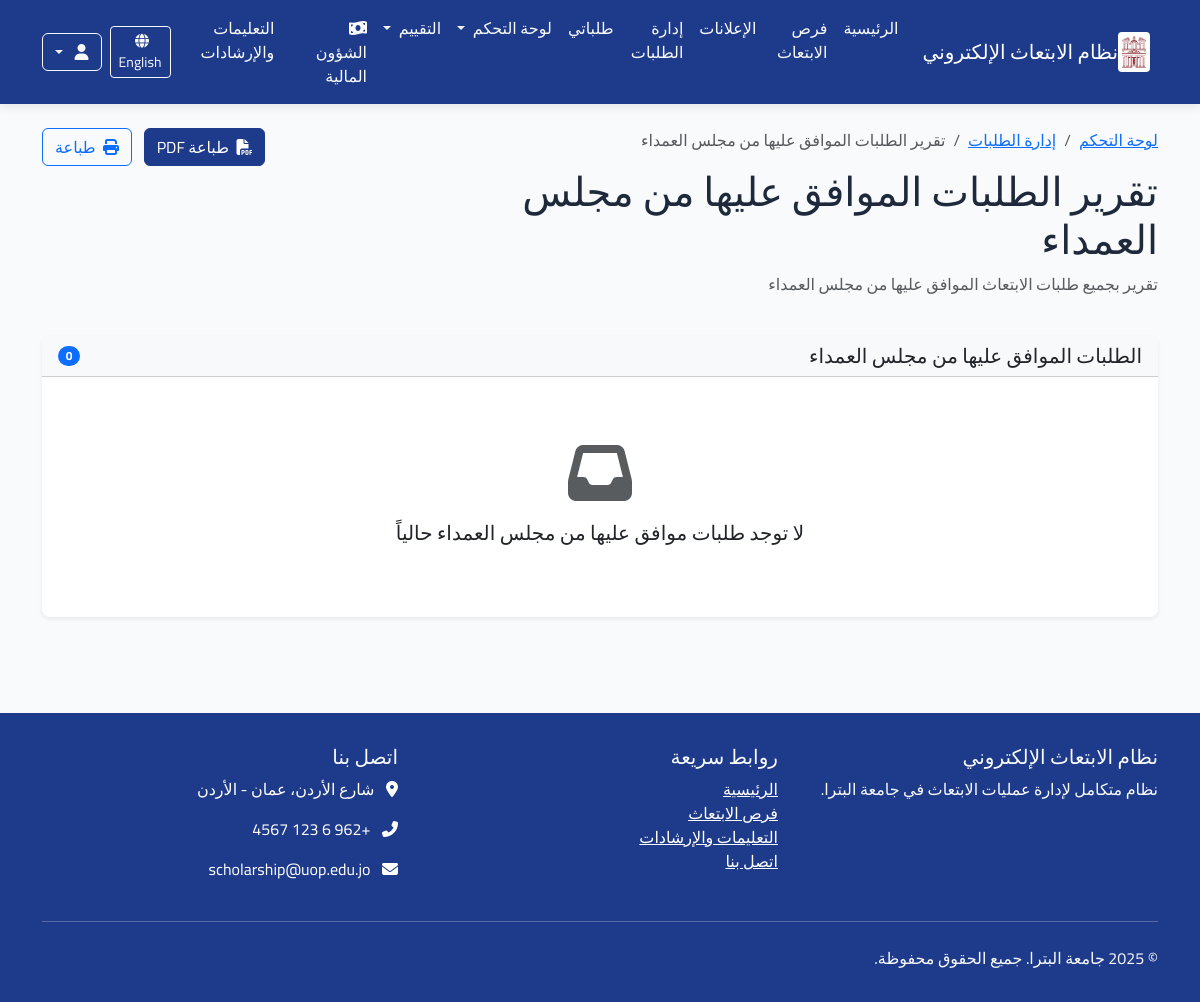
/ar/reports/deans-council/ (signed in), run on an earlier commit of the app's database.
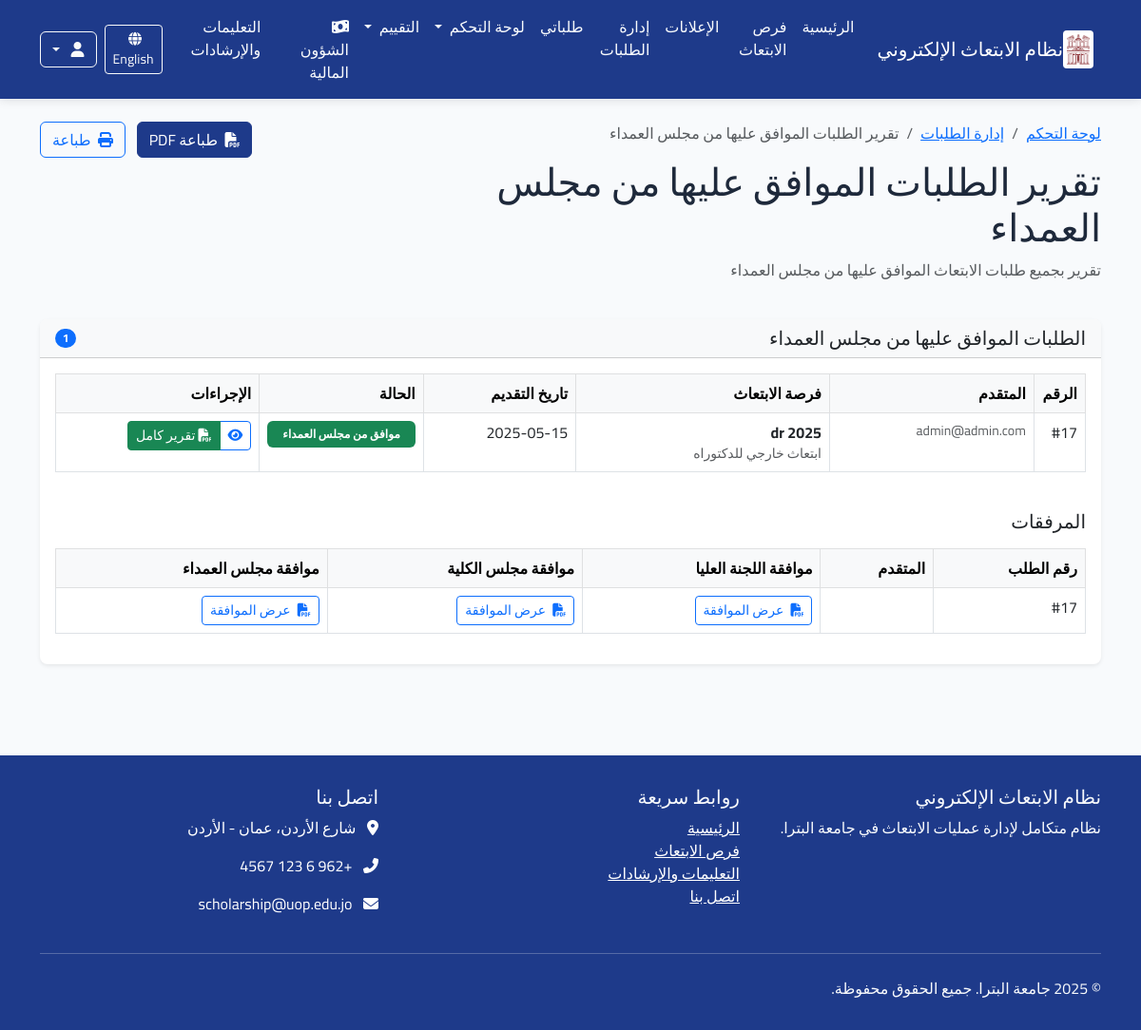
And on a later commit of the database.
### applications/models.py (models this page shows, shortened)
class Application(models.Model):
    scholarship = models.ForeignKey(Scholarship, verbose_name=_("فرصة الابتعاث"), on_delete=models.CASCADE,
                                    related_name="applications")
    applicant = models.ForeignKey(User, verbose_name=_("المتقدم"), on_delete=models.CASCADE,
                                  related_name="applications")
    status = models.ForeignKey(ApplicationStatus, verbose_name=_("حالة الطلب"), on_delete=models.PROTECT,
                               related_name="applications")
    application_date = models.DateTimeField(_("تاريخ التقديم"), auto_now_add=True)
    last_update = models.DateTimeField(_("آخر تحديث"), auto_now=True)
    motivation_letter = models.TextField(_("خطاب الدوافع"),
                                         help_text=_("اشرح لماذا تريد التقدم لهذه الفرصة وما هي أهدافك"))
    research_proposal = models.TextField(_("مقترح البحث"), blank=True, null=True,
                                         help_text=_("إذا كان الابتعاث لدراسة الدكتوراه، أرفق مقترح البحث الخاص بك"))
    comments = models.TextField(_("ملاحظات إضافية"), blank=True, null=True,
                                help_text=_("أي معلومات إضافية تود إضافتها لطلبك"))
    acceptance_letter = models.BooleanField(_("هل لديك قبول مبدئي؟"), default=False)
    acceptance_university = models.CharField(_("اسم الجامعة التي لديك قبول فيها"), max_length=200, blank=True,
                                             null=True)
    admin_notes = models.TextField(_("ملاحظات إدارية"), blank=True, null=True)
    class Meta:
        verbose_name = _("طلب ابتعاث")
        verbose_name_plural = _("طلبات الابتعاث")
        ordering = ['-application_date']
        unique_together = ['scholarship', 'applicant']

class ApplicationStatus(models.Model):
    name = models.CharField(_("اسم الحالة"), max_length=100)
    description = models.TextField(_("الوصف"), blank=True, null=True)
    order = models.PositiveSmallIntegerField(_("الترتيب"), default=0)
    requires_attachment = models.BooleanField(_("تتطلب مرفقات"), default=False)
    class Meta:
        verbose_name = _("حالة الطلب")
        verbose_name_plural = _("حالات الطلبات")
        ordering = ['order']

### announcements/models.py (models this page shows, shortened)
class Scholarship(models.Model):
    STATUS_CHOICES = (
        ('draft', _('مسودة')),
        ('published', _('منشور')),
        ('closed', _('مغلق')),
    )
    title = models.CharField(_("العنوان"), max_length=200)
    scholarship_type = models.ForeignKey(ScholarshipType, verbose_name=_("نوع الابتعاث"), on_delete=models.CASCADE,
                                         related_name="scholarships")
    description = models.TextField(_("الوصف"))
    requirements = models.TextField(_("المتطلبات"))
    benefits = models.TextField(_("المميزات"), blank=True, null=True)
    countries = models.CharField(_("الدول المتاحة"), max_length=255, blank=True, null=True)
    universities = models.TextField(_("الجامعات المتاحة"), blank=True, null=True)
    deadline = models.DateTimeField(_("الموعد النهائي للتقديم"))
    publication_date = models.DateTimeField(_("تاريخ النشر"), default=timezone.now)
    status = models.CharField(_("الحالة"), max_length=20, choices=STATUS_CHOICES, default='draft')
    max_applicants = models.PositiveIntegerField(_("الحد الأقصى للمتقدمين"), default=0, help_text=_("0 يعني غير محدود"))
    eligibility_criteria = models.TextField(_("معايير الأهلية"), blank=True, null=True)
    application_process = models.TextField(_("عملية التقديم"), blank=True, null=True)
    contact_info = models.TextField(_("معلومات الاتصال"), blank=True, null=True)
    attachment = models.FileField(_("مرفق"), upload_to='scholarship_attachments/', blank=True, null=True)
    created_by = models.ForeignKey(User, verbose_name=_("تم إنشاؤه بواسطة"), on_delete=models.CASCADE,
                                   related_name="created_scholarships")
    updated_at = models.DateTimeField(_("تم التحديث في"), auto_now=True)
    class Meta:
        verbose_name = _("فرصة ابتعاث")
        verbose_name_plural = _("فرص الابتعاث")
        ordering = ['-publication_date']

class ScholarshipType(models.Model):
    name = models.CharField(_("اسم النوع"), max_length=100)
    description = models.TextField(_("الوصف"), blank=True, null=True)
    class Meta:
        verbose_name = _("نوع الابتعاث")
        verbose_name_plural = _("أنواع الابتعاث")
        ordering = ['name']

### applications/views.py (the view, shortened to what this page needs)
# urls.py: path('reports/deans-council/', views.deans_council_report, name='deans_council_report'),
@login_required
@permission_required('applications.view_application')
def deans_council_report(request):
    applications = Application.objects.filter(status__order=10).order_by('-application_date')
    for application in applications:
        application.higher_committee_attachment = ApprovalAttachment.objects.filter(
            application=application,
            approval_type='higher_committee'
        ).first()
        application.department_council_attachment = ApprovalAttachment.objects.filter(
            application=application,
            approval_type='department_council'
        ).first()
        application.faculty_council_attachment = ApprovalAttachment.objects.filter(
            application=application,
            approval_type='faculty_council'
        ).first()
        application.deans_council_attachment = ApprovalAttachment.objects.filter(
            application=application,
            approval_type='deans_council'
        ).first()
    context = {
        'applications': applications,
        'title': _("تقرير الطلبات الموافق عليها من مجلس العمداء"),
        'date': timezone.now()
    }
    return render(request, 'applications/reports/deans_council_report.html', context)

### core/context_processors.py (called while the page is built)
def user_role(request):
    role = 'anonymous'
    if request.user.is_authenticated:
        role = request.user.profile.role
    return {
        'user_role': role
    }

### applications/templates/applications/reports/deans_council_report.html (shortened to what the changed rows need)
{% extends 'base.html' %} {% load i18n %} {% load static %}
{% block content %}
<div class="container py-4"> <div class="row mb-4 no-print"> <div class="col-md-8"> <h1 class="mb-2">{% trans "تقرير الطلبات الموافق عليها من مجلس العمداء" %}</h1> </div> </div>
<div class="card shadow-sm border-0 mb-4">
    <div class="card-header bg-light d-flex justify-content-between align-items-center no-print">
        <h5 class="mb-0">{% trans "الطلبات الموافق عليها من مجلس العمداء" %}</h5>
        <span class="badge bg-primary rounded-pill">{{ applications.count }}</span>
    </div>
    <div class="card-body">
        {% if applications %}
        <div class="table-responsive">
            <table class="table table-bordered">
                <thead class="table-light">
                    <tr>
                        <th width="5%">{% trans "الرقم" %}</th>
                        <th width="20%">{% trans "المتقدم" %}</th>
                        <th width="25%">{% trans "فرصة الابتعاث" %}</th>
                        <th width="15%">{% trans "تاريخ التقديم" %}</th>
                        <th width="15%">{% trans "الحالة" %}</th>
                        <th width="20%" class="no-print">{% trans "الإجراءات" %}</th>
                    </tr>
                </thead>
                <tbody>
                    {% for application in applications %}
                    <tr>
                        <td>#{{ application.id }}</td>
                        <td>
                            <div class="small text-muted">{{ application.applicant.email }}</div>
                        </td>
                        <td>
                            <div class="fw-bold">{{ application.scholarship.title }}</div>
                            <div class="small text-muted">{{ application.scholarship.scholarship_type.name }}</div>
                        </td>
                        <td>{{ application.application_date|date:"Y-m-d" }}</td>
                        <td>
                            <span class="badge bg-success px-3 py-2">
                                {{ application.status.name }}
                            </span>
                        </td>
                        <td class="no-print">
                            <div class="btn-group">
                                <a href="{% url 'applications:application_detail' application.id %}" class="btn btn-sm btn-outline-primary" title="{% trans 'عرض التفاصيل' %}">
                                    <i class="fas fa-eye"></i>
                                </a>
                                <a href="{% url 'applications:application_full_report' application.id %}?print=true" class="btn btn-sm btn-success" title="{% trans 'تقرير كامل' %}" target="_blank">
                                    <i class="fas fa-file-pdf"></i> {% trans "تقرير كامل" %}
                                </a>
                            </div>
                        </td>
                    </tr>
                    {% endfor %}
                </tbody>
            </table>
        </div>
        <div class="mt-4">
            <h5 class="mb-3">{% trans "المرفقات" %}</h5>
            <div class="table-responsive">
                <table class="table table-bordered">
                    <thead class="table-light">
                        <tr>
                            <th>{% trans "رقم الطلب" %}</th>
                            <th>{% trans "المتقدم" %}</th>
                            <th>{% trans "موافقة اللجنة العليا" %}</th>
                            <th>{% trans "موافقة مجلس الكلية" %}</th>
                            <th>{% trans "موافقة مجلس العمداء" %}</th>
                        </tr>
                    </thead>
                    <tbody>
                        {% for application in applications %}
                        <tr>
                            <td>#{{ application.id }}</td>
                            <td>{{ application.applicant.get_full_name }}</td>
                            <td>
                                {% if application.higher_committee_attachment %}
                                <a href="{{ application.higher_committee_attachment.attachment.url }}" target="_blank" class="btn btn-sm btn-outline-primary">
                                    <i class="fas fa-file-pdf me-1"></i> {% trans "عرض الموافقة" %}
                                </a>
                                {% else %}
                                <span class="text-muted">-</span>
                                {% endif %}
                            </td>
                            <td>
                                {% if application.faculty_council_attachment %}
                                <a href="{{ application.faculty_council_attachment.attachment.url }}" target="_blank" class="btn btn-sm btn-outline-primary">
                                    <i class="fas fa-file-pdf me-1"></i> {% trans "عرض الموافقة" %}
                                </a>
                                {% else %}
                                <span class="text-muted">-</span>
                                {% endif %}
                            </td>
                            <td>
                                {% if application.deans_council_attachment %}
                                <a href="{{ application.deans_council_attachment.attachment.url }}" target="_blank" class="btn btn-sm btn-outline-primary">
                                    <i class="fas fa-file-pdf me-1"></i> {% trans "عرض الموافقة" %}
                                </a>
                                {% else %}
                                <span class="text-muted">-</span>
                                {% endif %}
                            </td>
                        </tr>
                        {% endfor %}
                    </tbody>
                </table>
            </div>
        </div>
        {% else %}
        <div class="text-center py-5">
            <i class="fas fa-inbox fa-4x text-muted mb-3"></i>
            <h5>{% trans "لا توجد طلبات موافق عليها من مجلس العمداء حالياً" %}</h5>
        </div>
        {% endif %}
    </div>
</div>
</div> {% endblock %}

What changed in the data, as far as the page shows it:
now on this page (row edited): Application: id "17", applicant.email "admin@admin.com", scholarship "dr 2025", scholarship.scholarship_type.name "ابتعاث خارجي للدكتوراه", application_date "2025-05-15", status.name "موافق من مجلس العمداء"
Also different on the page:
{{ applications.count }}: "0" → "1"
text no longer shown: "لا توجد طلبات موافق عليها من مجلس العمداء حالياً"
text now shown: "الرقم المتقدم فرصة الابتعاث تاريخ التقديم الحالة الإجراءات المرفقات رقم الطلب المتقدم موافقة اللجنة العليا موافقة مجلس الكلية موافقة مجلس العمداء"
